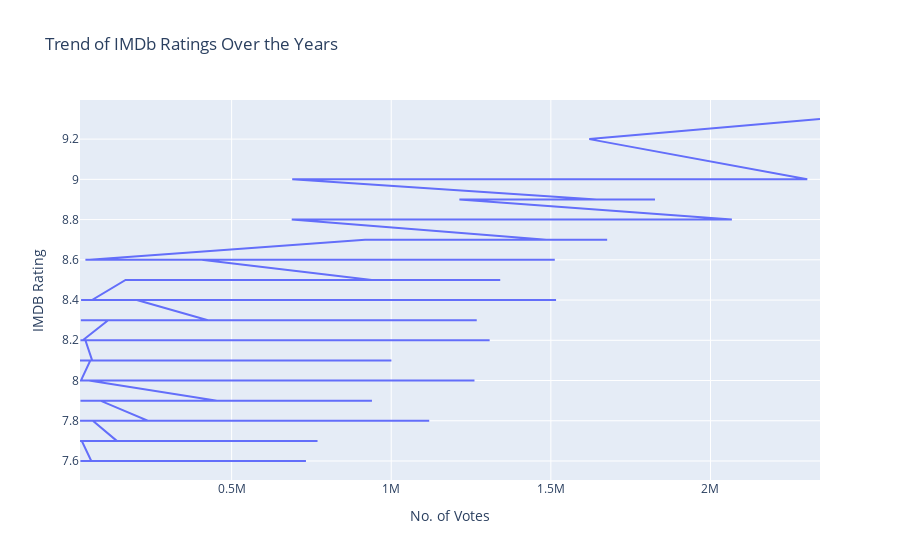

Notebook code for this chart:
### Code cell
import plotly.graph_objects as go
import pandas as pd

fig = go.Figure()

fig.add_trace(go.Scatter(
    x=movies['No_of_Votes'],
    y=movies['IMDB_Rating'],

    name='IMDB Rating'
))

fig.update_layout(
    title='Trend of IMDb Ratings Over the Years',
    xaxis=dict(title='No. of Votes'),
    yaxis=dict(title='IMDB Rating')
)

fig.show()

### Figure 1 — Plotly figure (JSON) as saved in the notebook; plotly's stock layout.template omitted (floating-point values rounded to 4 significant figures; data arrays with more than 128 entries replaced by an {"elided": "..."} marker saying what was removed)
{"data": [{"name": "IMDB Rating", "type": "scatter", "x": {"elided": "1000 int values"}, "y": {"elided": "1000 float values"}}], "layout": {"title": {"text": "Trend of IMDb Ratings Over the Years"}, "xaxis": {"title": {"text": "No. of Votes"}}, "yaxis": {"title": {"text": "IMDB Rating"}}}}
